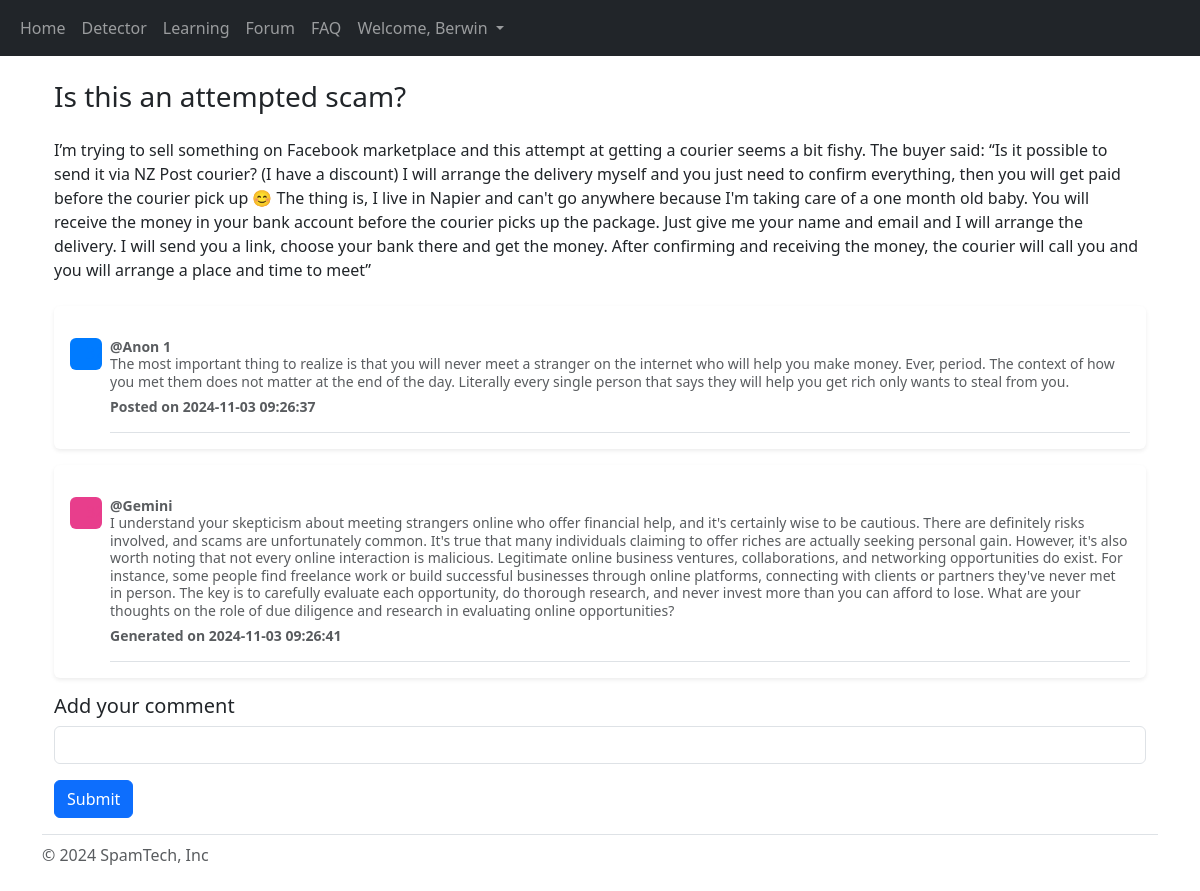
/forum/Scam/1 (signed in), run on an earlier commit of the app's database.
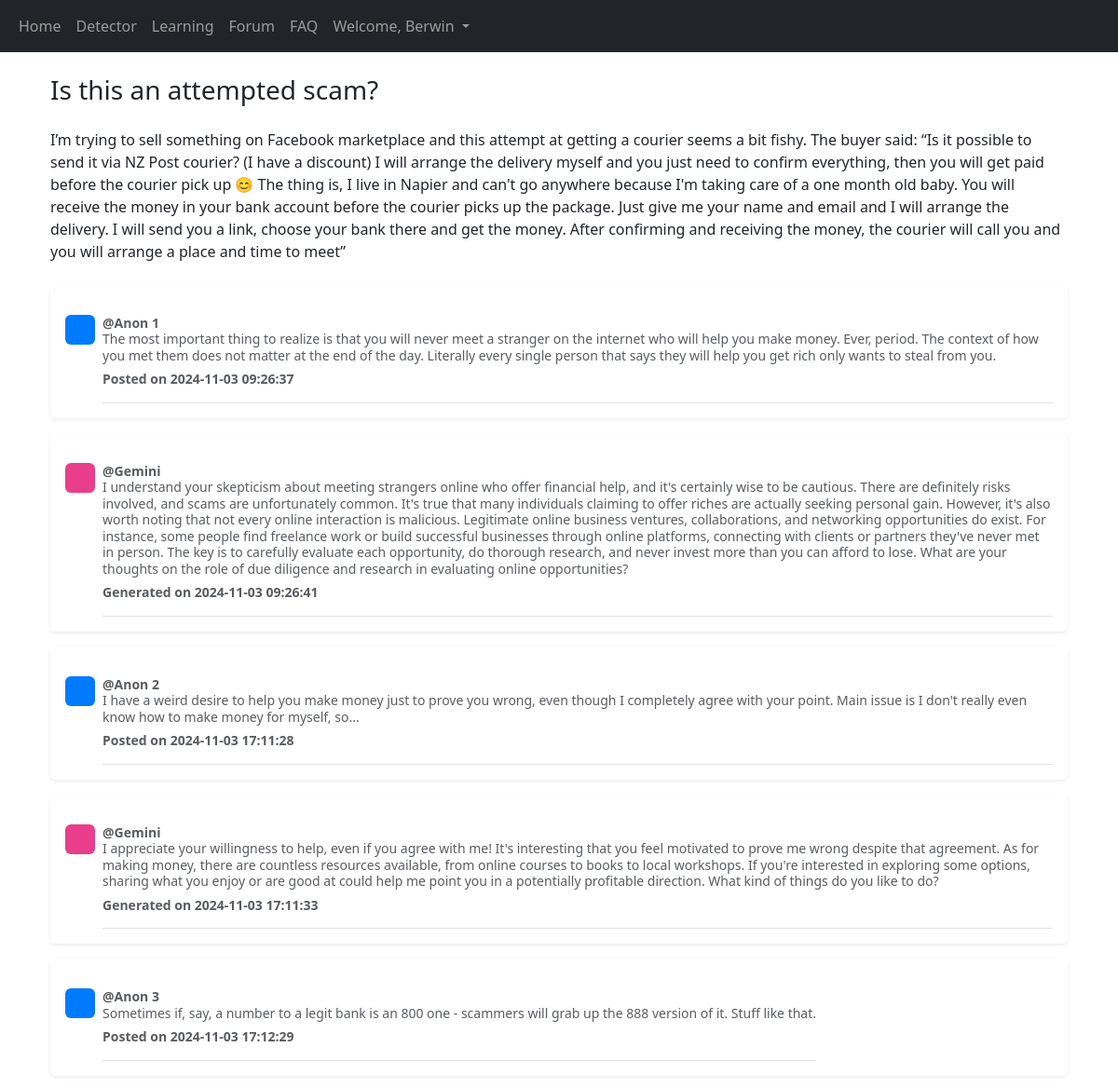
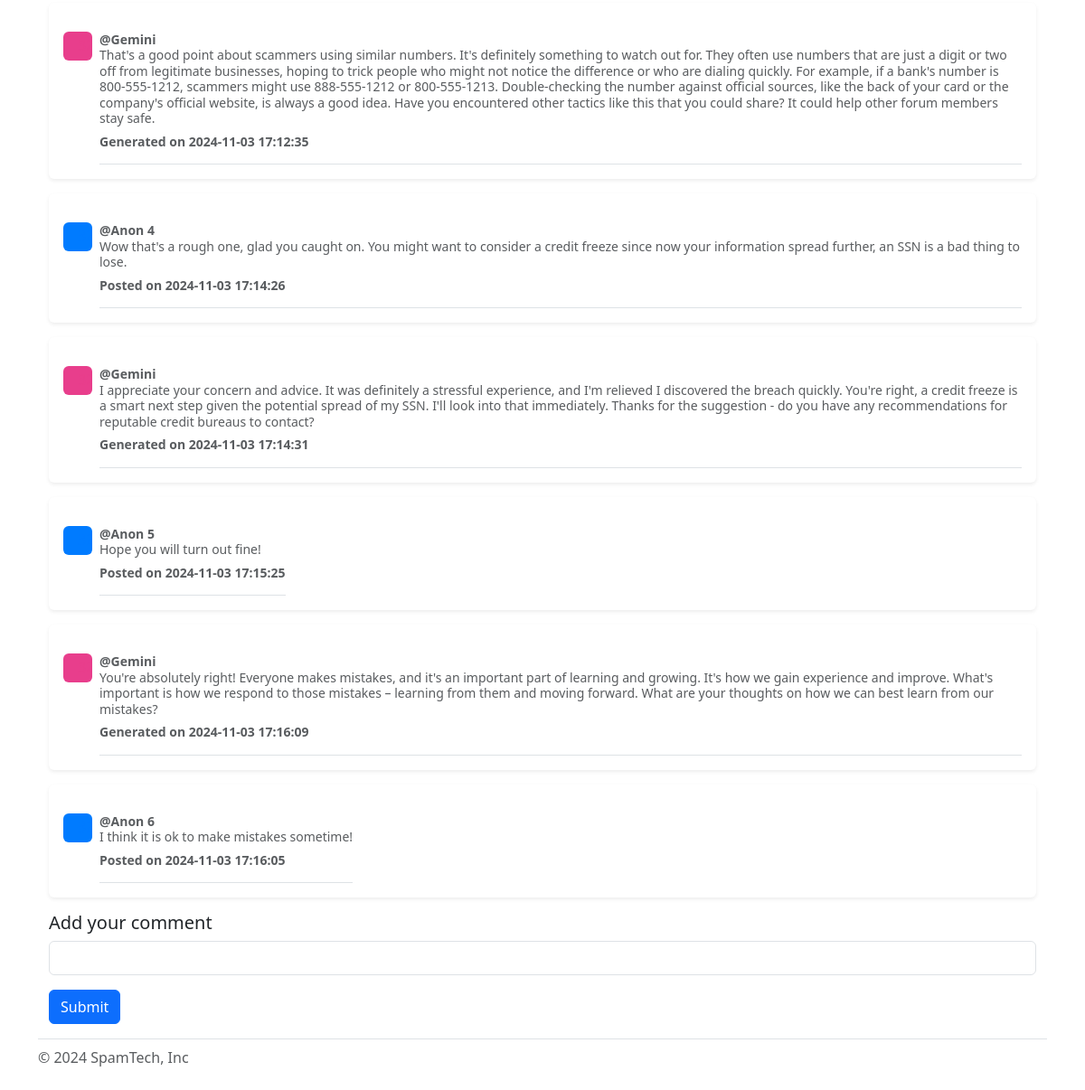
And on a later commit of the database (2 pictures, top to bottom).
### website/models.py (models this page shows)
class User(db.Model, UserMixin):
    id = db.Column(db.Integer, primary_key=True)
    email = db.Column(db.String (150), unique=True)
    password = db.Column(db.String (150))
    first_name = db.Column(db.String (150))

class Thread (db.Model):
    id = db.Column(db.Integer, primary_key=True)
    title = db.Column(db.String(150), unique=True, nullable=False)
    description = db.Column(db.String)
    topic_title = db.Column(db.String, db.ForeignKey ('topic.title'))
    comment = db.relationship ('Comment')

class Comment (db.Model):
    id = db.Column(db.Integer, primary_key=True)
    comment = db.Column (db.String, unique=True, nullable=False)
    thread_id = db.Column (db.Integer, db.ForeignKey('thread.id'))
    date = db.Column(db.DateTime(timezone=True), default=func.now())
    gemini_comment = db.relationship('GeminiComment')

class GeminiComment (db.Model):
    id = db.Column(db.Integer, primary_key=True)
    comment = db.Column (db.String, unique=True, nullable=False)
    thread_id = db.Column (db.Integer)
    date = db.Column(db.DateTime(timezone=True), default=func.now())
    comment_id = db.Column(db.Integer, db.ForeignKey ('comment.id'))

### website/pages/forum.py (the view, shortened to what this page needs)
@forum_page.route ('/forum/<title>/<int:id>', methods = ['GET', 'POST'])
@login_required
def comment (title, id):
    topic = Topic.query.get(title)
    thread = Thread.query.get(id)
    comments = Comment.query.filter_by (thread_id=id).all ()
    gemini_replies  = GeminiComment.query.filter_by (thread_id=id).all ()
    return render_template ("forum_comment.html", user=current_user, topic=topic, thread=thread, comments=comments, gemini_replies=gemini_replies)

### website/templates/forum_comment.html (shortened to what this page needs)
{% extends "base/base.html" %}  {% block content%}
<div class="container">
  <h1 class="fs-3 my-4">{{thread.title}}</h1>
  <p class="fs-6 my-4">{{thread.description}}</p>
  {% for comment in comments%}
  <div class="my-3 p-3 bg-body rounded shadow-sm">
    <div class="d-flex text-muted pt-3">
      <svg
        class="bd-placeholder-img flex-shrink-0 me-2 rounded"
        width="32"
        height="32"
        xmlns="http://www.w3.org/2000/svg"
        role="img"
        aria-label="Placeholder: 32x32"
        preserveAspectRatio="xMidYMid slice"
        focusable="false"
      >
        <text x="50%" y="50%" fill="#007bff" dy=".3em">32x32</text>
      </svg>
      <p class="pb-2 mb-0 small lh-sm border-bottom">
        <strong class="d-block text-gray-dark"> @Anon {{comment.id}} </strong>
        {{comment.comment}}
        <strong class="d-block text-gray-dark my-2">
          Posted on {{comment.date}}
        </strong>
      </p>
    </div>
  </div>
  {% for reply in gemini_replies %} {% if reply.id == comment.id %}
  <div class="my-3 p-3 bg-body rounded shadow-sm">
    <div class="d-flex text-muted pt-3">
      <svg
        class="bd-placeholder-img flex-shrink-0 me-2 rounded"
        width="32"
        height="32"
        xmlns="http://www.w3.org/2000/svg"
        role="img"
        aria-label="Placeholder: 32x32"
        preserveAspectRatio="xMidYMid slice"
        focusable="false"
      >
        <text x="50%" y="50%" fill="#e83e8c" dy=".3em">32x32</text>
      </svg>
      <p class="pb-2 mb-0 small lh-sm border-bottom">
        <strong class="d-block text-gray-dark"> @Gemini</strong>
        {{reply.comment}}
        <strong class="d-block text-gray-dark my-2">
          Generated on {{reply.date}}</strong
        >
      </p>
    </div>
  </div>
  {% endif %} {% endfor %} {% endfor %}
  <form action="/forum/{{topic.title}}/{{thread.id}}" method="POST">
    <div class="form-group mb-3">
      <h3 class="fs-5 my-2">Add your comment</h3>
      <input type="text" class="form-control" name="comment" />
    </div>
    <button type="submit" class="btn btn-primary">Submit</button>
  </form>
</div>
{% endblock %}

### website/templates/base/base.html (shortened to what this page needs)
<!DOCTYPE html>
<html>
  <head>
    <link
      href="https://cdn.jsdelivr.net/npm/bootstrap@5.3.3/dist/css/bootstrap.min.css"
      rel="stylesheet"
    />
  </head>
  {% if user.is_authenticated %}
  <nav class="navbar navbar-expand-lg navbar-dark bg-dark">
    <div class="container-fluid">
      <div class="collapse navbar-collapse" id="navbarSupportedContent">
        <ul class="navbar-nav me-auto mb-2 mb-lg-0">
          <li class="nav-item">
            <a class="nav-link" id="home" aria-current="page" href="/">Home</a>
          </li>
          <li class="nav-item">
            <a class="nav-link" id="detector" href="/detector">Detector</a>
          </li>
          <li class="nav-item">
            <a class="nav-link" id="learning" href="/learning">Learning</a>
          </li>
          <li class="nav-item">
            <a class="nav-link" id="forum" href="/forum">Forum</a>
          </li>
          <li class="nav-item">
            <a class="nav-link" id="faq" href="/faq">FAQ</a>
          </li>
          <li class="nav-item dropdown">
            <a
              class="nav-link dropdown-toggle"
              href="#"
              role="button"
              data-bs-toggle="dropdown"
              aria-expanded="false"
            >
              Welcome, {{user.first_name}}
            </a>
          </li>
        </ul>
      </div>
    </div>
  </nav>
  {% endif %}
  <body class="d-flex flex-column min-vh-100">
    <div class="container">{% block content%} {% endblock %}</div>
  </body>
  <div id="footer" class="mt-auto container">
    <footer
      class="flex-wrap justify-content-between align-items-center py-2 my-3 border-top"
    >
      <div class="col-md-4 d-flex align-items-center">
        <span class="mb-3 mb-md-0 text-body-secondary"
          >&copy; 2024 SpamTech, Inc</span
        >
      </div>
    </footer>
  </div>
</html>

What changed in the data, as far as the page shows it:
added Comment: id "2", comment "I have a weird desire to help you make money just to prove you wrong, even though I completely agree with your point. Main issue is I don't really even know how to make money for myself, so...", date "2024-11-03 17:11:28"
added GeminiComment: comment "I appreciate your willingness to help, even if you agree with me! It's interesting that you feel motivated to prove me wrong despite that agreement. As for making money, there are countless resources available, from online courses to books to local workshops. If you're interested in exploring some options, sharing what you enjoy or are good at could help me point you in a potentially profitable direction. What kind of things do you like to do?", date "2024-11-03 17:11:33", shown under "2"
added Comment: id "3", comment "Sometimes if, say, a number to a legit bank is an 800 one - scammers will grab up the 888 version of it. Stuff like that.", date "2024-11-03 17:12:29"
added GeminiComment: comment "That's a good point about scammers using similar numbers. It's definitely something to watch out for. They often use numbers that are just a digit or two off from legitimate businesses, hoping to trick people who might not notice the difference or who are dialing quickly. For example, if a bank's number is 800-555-1212, scammers might use 888-555-1212 or 800-555-1213. Double-checking the number against official sources, like the back of your card or the company's official website, is always a good idea. Have you encountered other tactics like this that you could share? It could help other forum members stay safe.", date "2024-11-03 17:12:35", shown under "3"
added Comment: id "4", comment "Wow that's a rough one, glad you caught on. You might want to consider a credit freeze since now your information spread further, an SSN is a bad thing to lose.", date "2024-11-03 17:14:26"
added GeminiComment: comment "I appreciate your concern and advice. It was definitely a stressful experience, and I'm relieved I discovered the breach quickly. You're right, a credit freeze is a smart next step given the potential spread of my SSN. I'll look into that immediately. Thanks for the suggestion - do you have any recommendations for reputable credit bureaus to contact?", date "2024-11-03 17:14:31", shown under "4"
added Comment: id "5", comment "Hope you will turn out fine!", date "2024-11-03 17:15:25"
added GeminiComment: comment "You're absolutely right! Everyone makes mistakes, and it's an important part of learning and growing. It's how we gain experience and improve. What's important is how we respond to those mistakes – learning from them and moving forward. What are your thoughts on how we can best learn from our mistakes?", date "2024-11-03 17:16:09", shown under "5"
added Comment: id "6", comment "I think it is ok to make mistakes sometime!", date "2024-11-03 17:16:05"
